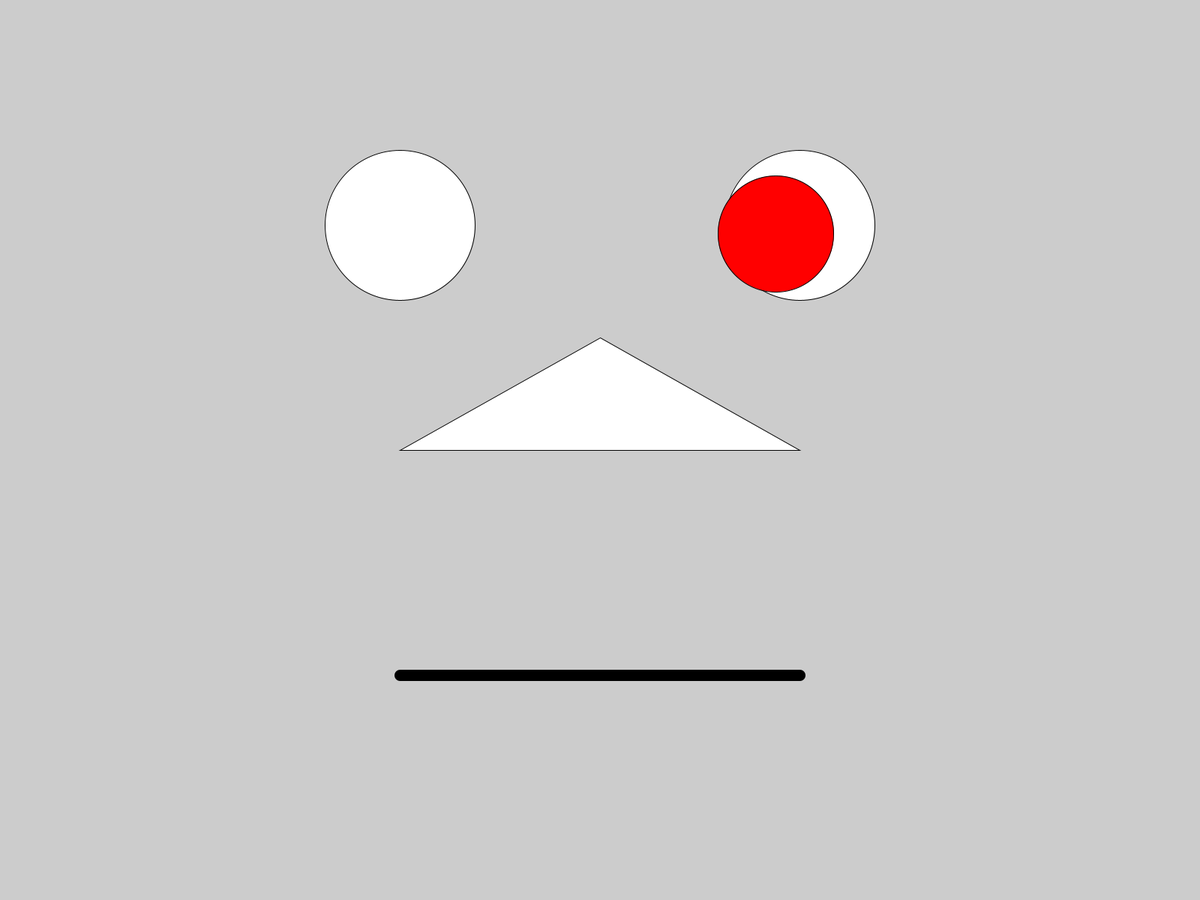
Frame 1 (no input)
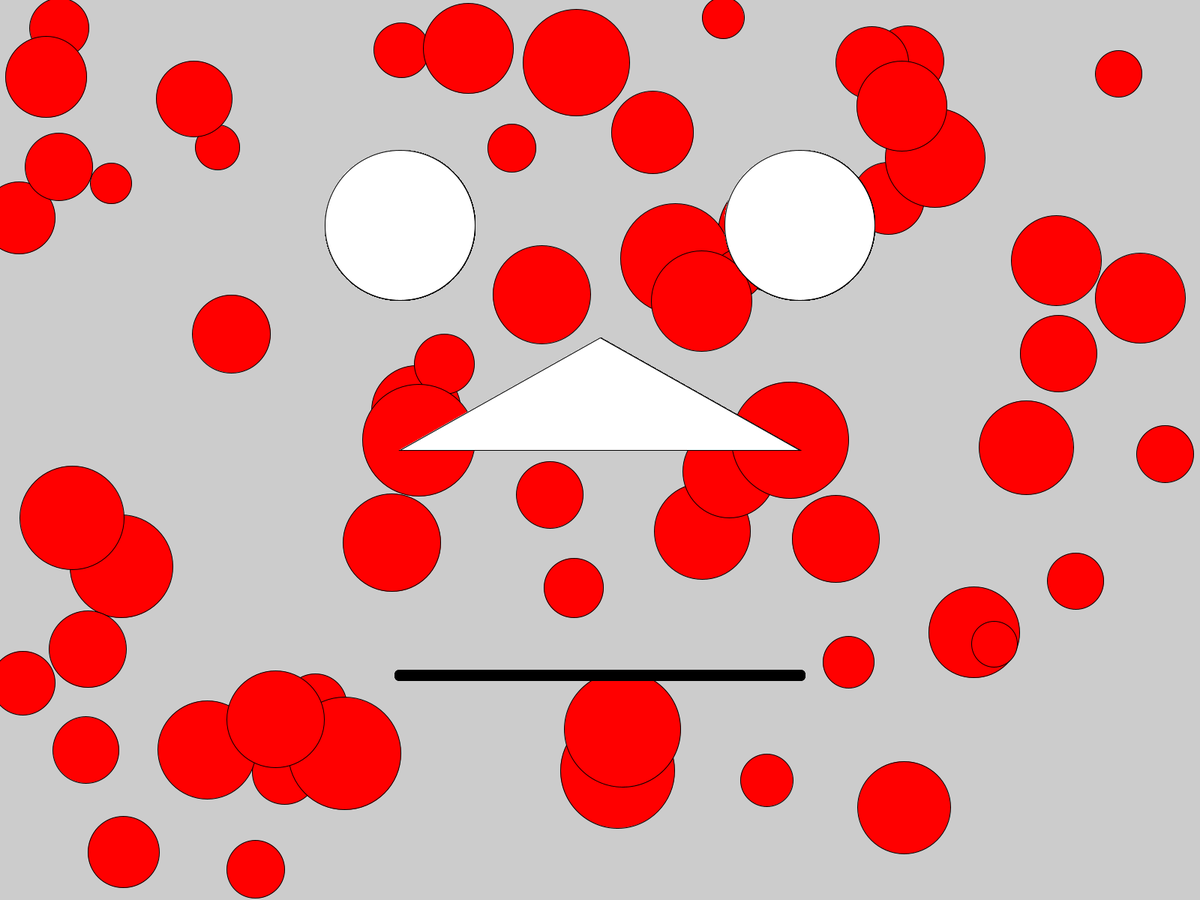
Frame 60 (the mouse pressed at the canvas centre just before this capture)
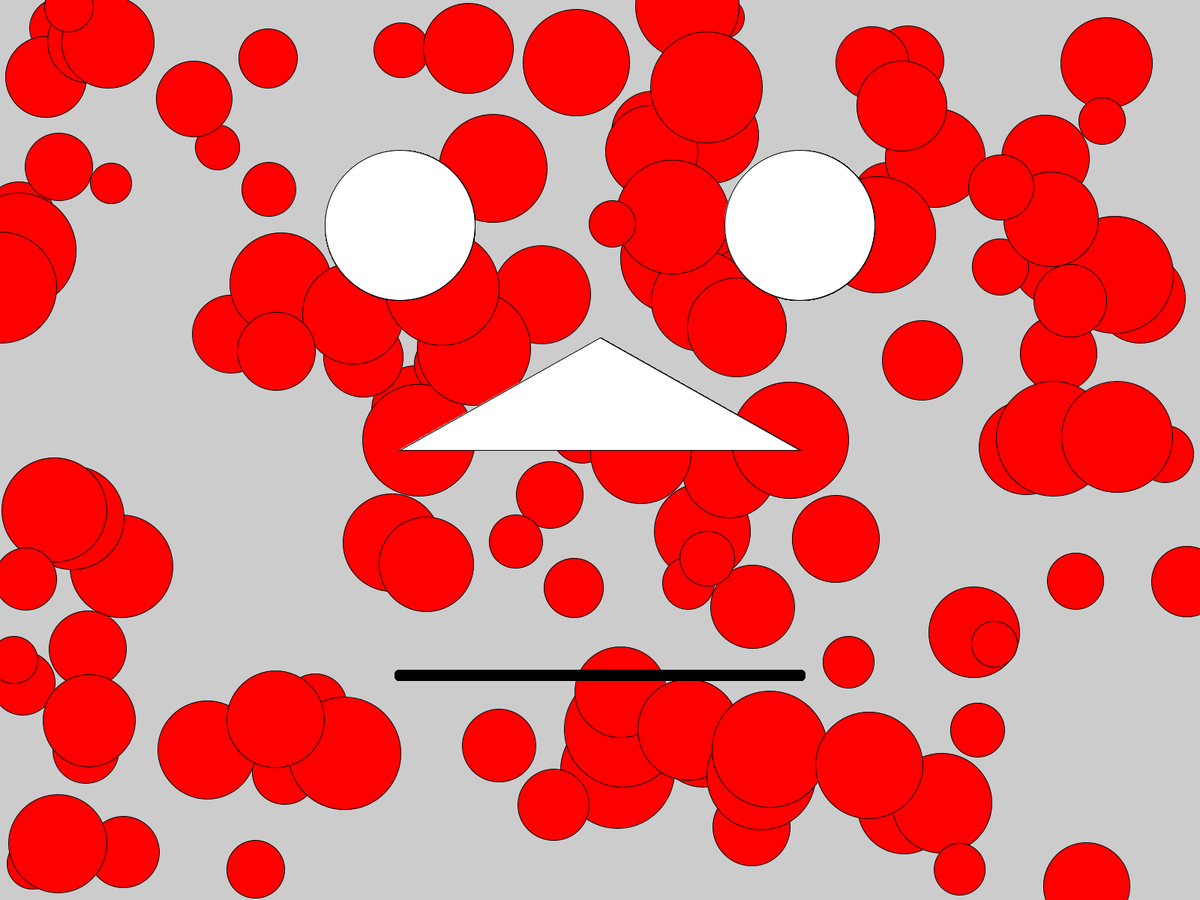
Frame 120 (the mouse held since frame 60 and released just before this capture)

The Processing sketch that drew these frames (run headless with seeded random() and noise(); from frame 60 on, the mouse is pressed at the canvas centre):

// Processing sketch: Comosite_Shapes
// ── Comosite_Shapes.pde
//Measles
//
float rectX, rectY, rectWidth, rectHeight;
float faceX, faceY, faceDiameter;
float leftEyeX, leftEyeY, rightEyeX, rightEyeY, eyeDiameter;
float noseX1, noseY1, noseX2, noseY2, noseX3, noseY3;
float mouthX1, mouthY1, mouthX2, mouthY2;
float mouthThick, reset;
float measleX, measleY, measleDiameter;
color measleColor=#FF0000, resetColor=#FFFFFF;
//
void setup() {
  //Geometry
  fullScreen();
  rectX = displayWidth*1/2 - displayHeight*1/2;
  rectY = displayHeight * 0;
  rectWidth = displayHeight;
  rectHeight = displayHeight;
  faceX = displayWidth*1/2;
  faceY = displayHeight*1/2;
  faceDiameter = displayHeight; //smallest dimension
  eyeDiameter = displayWidth*1/8;
  leftEyeX = displayWidth*1/3;
  leftEyeY = displayHeight*1/4;
  rightEyeX = displayWidth*2/3;
  rightEyeY = leftEyeY;
  noseX1 = faceX;
  noseY1 = displayHeight*3/8;
  noseX2 = leftEyeX;
  noseY2 = faceY;
  noseX3 = rightEyeX;
  noseY3 = faceY;
  mouthX1 = leftEyeX;
  mouthY1 = displayHeight*3/4;
  mouthX2 = rightEyeX;
  mouthY2 = mouthY1;
  mouthThick = 15;
  reset = 1;
  //
}//End setup
//
void draw() {
  measleX = random(displayWidth);
measleY = random(displayHeight);
measleDiameter = random(displayWidth*1/30, displayWidth*1/10);
//
//Canvas
//rect(rectX, rectY, rectWidth, rectHeight);
//ellipse(faceX, faceY, faceDiameter, faceDiameter);
ellipse(leftEyeX, leftEyeY, eyeDiameter, eyeDiameter);
ellipse(rightEyeX, rightEyeY, eyeDiameter, eyeDiameter);
triangle(noseX1, noseY1, noseX2, noseY2, noseX3, noseY3);
strokeWeight(mouthThick);
line(mouthX1, mouthY1, mouthX2, mouthY2);
strokeWeight(reset);
fill(measleColor);
ellipse(measleX, measleY, measleDiameter, measleDiameter);
fill(resetColor);
}//End draw()
